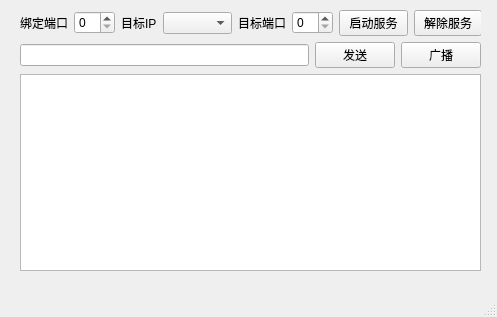
<?xml version="1.0" encoding="UTF-8"?>
<ui version="4.0">
 <class>MainWindow</class>
 <widget class="QMainWindow" name="MainWindow">
  <property name="geometry">
   <rect>
    <x>0</x>
    <y>0</y>
    <width>497</width>
    <height>317</height>
   </rect>
  </property>
  <property name="windowTitle">
   <string>MainWindow</string>
  </property>
  <widget class="QWidget" name="centralwidget">
   <widget class="QWidget" name="">
    <property name="geometry">
     <rect>
      <x>20</x>
      <y>10</y>
      <width>461</width>
      <height>261</height>
     </rect>
    </property>
    <layout class="QVBoxLayout" name="verticalLayout">
     <item>
      <layout class="QHBoxLayout" name="horizontalLayout">
       <item>
        <widget class="QLabel" name="label">
         <property name="text">
          <string>绑定端口</string>
         </property>
        </widget>
       </item>
       <item>
        <widget class="QSpinBox" name="source_spbox"/>
       </item>
       <item>
        <widget class="QLabel" name="label_2">
         <property name="text">
          <string>目标IP</string>
         </property>
        </widget>
       </item>
       <item>
        <widget class="QComboBox" name="comboBox"/>
       </item>
       <item>
        <widget class="QLabel" name="label_3">
         <property name="text">
          <string>目标端口</string>
         </property>
        </widget>
       </item>
       <item>
        <widget class="QSpinBox" name="target_spbox"/>
       </item>
       <item>
        <widget class="QPushButton" name="start_btn">
         <property name="text">
          <string>启动服务</string>
         </property>
        </widget>
       </item>
       <item>
        <widget class="QPushButton" name="stop_btn">
         <property name="text">
          <string>解除服务</string>
         </property>
        </widget>
       </item>
      </layout>
     </item>
     <item>
      <layout class="QHBoxLayout" name="horizontalLayout_2">
       <item>
        <widget class="QLineEdit" name="lineEdit"/>
       </item>
       <item>
        <widget class="QPushButton" name="send_btn">
         <property name="text">
          <string>发送</string>
         </property>
        </widget>
       </item>
       <item>
        <widget class="QPushButton" name="broadcast_btn">
         <property name="text">
          <string>广播</string>
         </property>
        </widget>
       </item>
      </layout>
     </item>
     <item>
      <widget class="QPlainTextEdit" name="plainTextEdit"/>
     </item>
    </layout>
   </widget>
  </widget>
  <widget class="QMenuBar" name="menubar">
   <property name="geometry">
    <rect>
     <x>0</x>
     <y>0</y>
     <width>497</width>
     <height>18</height>
    </rect>
   </property>
  </widget>
  <widget class="QStatusBar" name="statusbar"/>
 </widget>
 <resources/>
 <connections/>
</ui>
